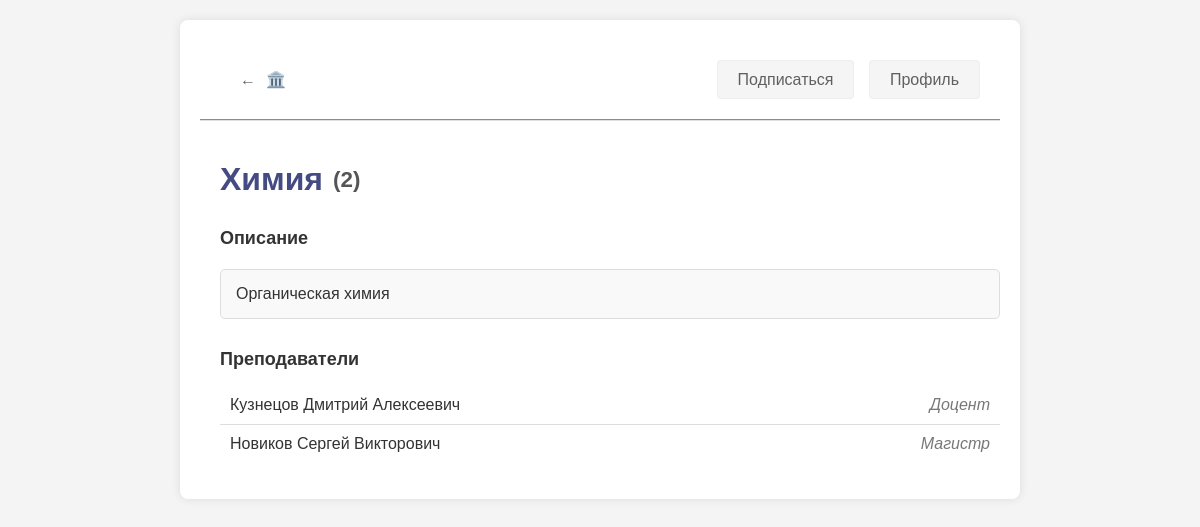
Page /view_department.php?dp=4 (signed in) on the committed database.
### tables this page shows
CREATE TABLE `departments` (
  `id` int NOT NULL,
  `name` varchar(255) NOT NULL,
  `description` text NOT NULL
);

CREATE TABLE `teachers` (
  `id` int NOT NULL,
  `surname` varchar(255) NOT NULL,
  `name` varchar(255) NOT NULL,
  `patronymic` varchar(255) DEFAULT NULL,
  `education_level` varchar(255) DEFAULT NULL,
  `email` varchar(255) NOT NULL,
  `department_id` int DEFAULT NULL
);

### web/view_department.php (the view, shortened to what this page needs)
<!DOCTYPE html>
<html lang="en">
<head>
    <link rel="stylesheet" href="styles/view_department.css">
</head>
<body>
<div class="container">
    <div class="header">
    <div class="header-left">
            <a href="index.php" class="home-button"><div>←</div><div class="symbol">🏛️</div></a>
        </div>
        <div class="info">
            <a href="https://vk.com/donstu?from=groups" class="subscribe-button">Подписаться</a>
            <a href="profile.php" class="profile-button">Профиль</a>
        </div>
    </div>
<?php
$host = 'MySQL-8.2';
$user = 'root';
$pass = '';
$db = 'site';
$connect = mysqli_connect($host, $user, $pass, $db);
$department_id = $_SESSION['dp'];
$department_query = mysqli_query($connect, "SELECT name, description FROM departments WHERE id = '$department_id'");
if ($department_query && mysqli_num_rows($department_query) > 0) {
    $department = mysqli_fetch_assoc($department_query);
} else {
    echo "<p class='error-message'>Кафедра не найдена.</p>";
    exit;
}
?>
<div class="department-title-and-count">
      <?php
      $teachers_query = mysqli_query($connect, "SELECT COUNT(*) AS teacher_count FROM `teachers` WHERE `department_id` = '$department_id'");
      $teachers_data = mysqli_fetch_assoc($teachers_query);
      $teacher_count = $teachers_data['teacher_count'];
      ?>
      <h1>
      <?php echo htmlspecialchars($department['name']); ?>
      <span class="teacher-count">(<?php echo $teacher_count; ?>)</span>
      </h1>
</div>
<?php echo "<h2>Описание</h2>";?>
<div class="description">
      <?php echo isset($department['description']) ? htmlspecialchars((string)$department['description']) : '';?>
</div>
<?php
$teachers_query = mysqli_query($connect, "SELECT id, surname, name, patronymic, education_level FROM teachers WHERE department_id = '$department_id' ORDER BY surname, name, patronymic ASC");
if ($teachers_query) {
    echo "<h2>Преподаватели</h2>";
    echo "<ul class='teachers-list'>";
    while ($teacher = mysqli_fetch_assoc($teachers_query)) {
        $fio = htmlspecialchars($teacher['surname'] . ' ' . $teacher['name'] . ' ' . $teacher['patronymic']);
        $education_level = htmlspecialchars($teacher['education_level']);
        echo "<li class='teacher-item'>";
        echo "<span class='teacher-name'>" . $fio . "</span>";
        echo "<span class='education-level'>" . $education_level . "</span>";
        echo "</li>";
    }
    echo "</ul>";
} else {
    echo "<p class='error-message'>Ошибка при запросе преподавателей: " . mysqli_error($connect) . "</p>";
}
?>
</div>
</body>
</html>

### web/styles/view_department.css (style rules this page uses)
body { font-family: Arial, sans-serif; background-color: #f4f4f4; color: #333; margin: 0; padding: 0; }
.header-left { text-align: left; }
.header-left a { display: flex; flex-direction: row; align-items: baseline; padding: 10px 20px; }
.header a { text-decoration: none; color: #606060; }
.subscribe-button { border-width: 1px; border-style: ridge; border-radius: 4px; cursor: pointer; font-size: 1em; padding: 10px 20px; background-color: whitesmoke; margin-right: 10px; transition: background-color 1s ease; }
.profile-button { border-width: 1px; border-style: ridge; border-radius: 4px; cursor: pointer; font-size: 1em; padding: 10px 20px; background-color: whitesmoke; transition: background-color 1s ease; }
.symbol { margin-left: 10px; }
.container { max-width: 800px; margin: 20px auto; padding: 20px; background-color: #ffffff; border-radius: 8px; box-shadow: 0 0 10px rgba(0, 0, 0, 0.1); }
.header { border-width: 0; border-bottom-width: 2px; border-bottom-style:groove; border-bottom-color: rgb(223, 223, 223); color: #ffffff; padding: 20px 20px; margin-bottom: 20px; display: flex; justify-content: space-between; align-items: center; }
.header-left, .header-right { display: flex; align-items: center; }
h1 { color: #444a82; margin-top: 40px; margin-bottom: 10px; display: flex; text-align: left; align-items: center; }
h2 { margin-top: 30px; font-size: 18px; margin-bottom: 10px; margin-left: 20px; }
.teachers-list { list-style-type: none; padding: 0; }
.teachers-list li { padding: 10px; border-bottom: 1px solid #ddd; }
.teachers-list li:last-child { border-bottom: none; }
.teacher-item { margin-left: 20px; display: flex; justify-content: space-between; align-items: center; }
.education-level { font-style: italic; color: #777; }
.department-title-and-count { margin-left: 20px; }
.teacher-count { font-size: 0.7em; color: #555; margin-left: 10px; }
.description { margin-top: 20px; margin-left: 20px; padding: 15px; border: 1px solid #ddd; border-radius: 5px; background-color: #f9f9f9; }

### rows in the picture
departments: name "Химия", description "Органическая химия"
teachers: fio "Кузнецов Дмитрий Алексеевич", education_level "Доцент"
teachers: fio "Новиков Сергей Викторович", education_level "Магистр"

### other values in the picture
$teacher_count "2"
